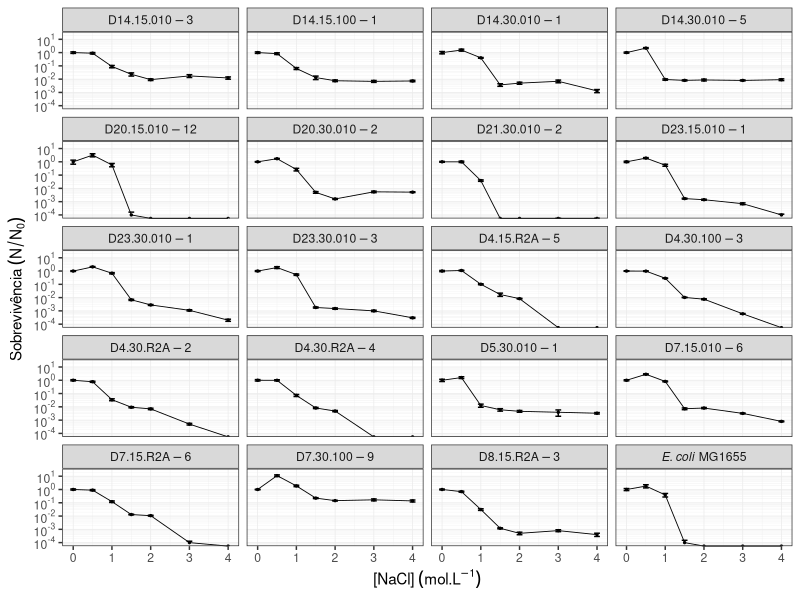
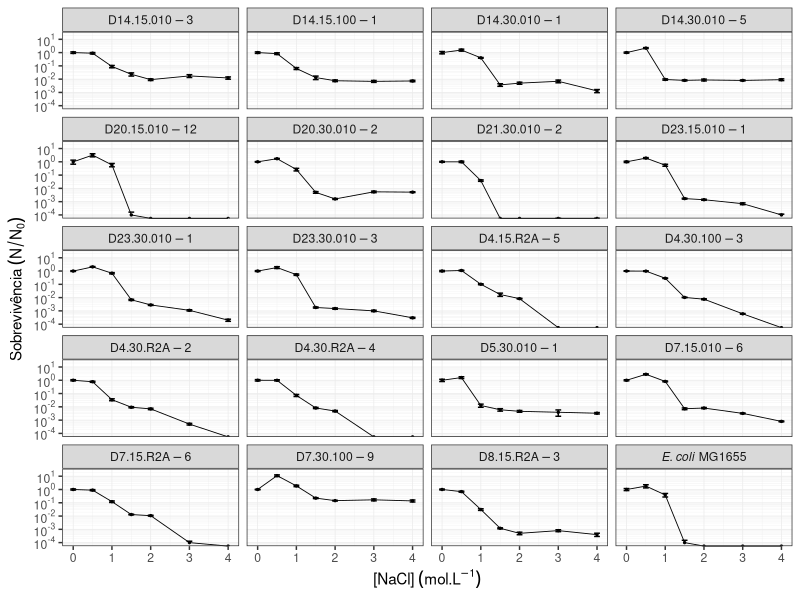

These figures' R source, in order:
#REGRAS DE ENTRADA:
#*************ORDEM DAS COLUNAS: 1. Espécie | 2. Dose | 3-5. UFC | 6. Fator de Diluição **********************************
#Decimal é dado por vírgula
#Primeira linha é cabeçalho

#********** PACOTES **********
install.packages('ggplot2')   # Pacote para gráficos
library(ggplot2)
install.packages('matrixStats')   # Pacote para média e devio padrão de matrizes, no caso das gotas
library(matrixStats)
install.packages('MASS')    # Pacote necessário para a notação certa no eixo Y do gráfico
library(MASS)
install.packages('scales')    # Pacote para transformação em log10 do eixo y do gráfico
library(scales)
install.packages('dplyr')
library(dplyr)
install.packages('ggtext')
library(ggtext)

#********** FUNÇÕES **********
# Função para média corrigida
calc_media_corrigida <- function(data, col_indices) {   # col_indices -> numero de gotas (ou seja, de colunas de ufc)
  ufc <- as.matrix(data[, col_indices]) #vou pegar só as colunas de ufc
  media_ufc <- rowMeans(ufc, na.rm = TRUE)
  media_corrigida <- media_ufc * data$diluicao * 100 #multiplico por 100 no final pq quero o resultado em ml
  return(media_corrigida)
}

# Função para calcular erro associado a média corrigida
calc_erro_medcor <- function(data, col_indices) {     # col_indices -> numero de gotas (ou seja, de colunas de ufc)
  ufc <- as.matrix(data[, col_indices])
  sd <- rowSds(ufc, na.rm = TRUE)
  n <- rowSums(!is.na(ufc))
  se <- sd / sqrt(n)
  erro <- (data$diluicao)*se*100      # Multiplico por 100 no final pq quero o resultado em ml
  return(erro)
}

log10_minor_break = function (...){
  function(x) {
    minx         = floor(min(log10(x), na.rm=T))-1;
    maxx         = ceiling(max(log10(x), na.rm=T))+1;
    n_major      = maxx-minx+1;
    major_breaks = seq(minx, maxx, by=1)
    minor_breaks =
      rep(log10(seq(1, 9, by=1)), times = n_major)+
      rep(major_breaks, each = 9)
    return(10^(minor_breaks))
  }
}


#********** LEITURA **********
# Lê tabela em tsv, ou seja, separado por tab, vírgula como decimal, primeira linha é cabeçalho, preenche espáços vazios com NA
nacltab <- read.table("NaCltab.tsv", sep="\t", dec=",", quote="", header=TRUE, fill=TRUE)

#********** PROCESSAMENTO **********
col_indices <- c(3, 4, 5)   # Define quais são as colunas da tabela que tem valores de UFC
mc <- calc_media_corrigida(nacltab, col_indices)
erro_mc <- calc_erro_medcor(nacltab, col_indices)

tab_media <- cbind.data.frame(nacltab, mc, erro_mc)
tab0 <- filter(tab_media, Conc==0)

media0 <- rep(tab0$mc, each=7)
erro0 <- rep(tab0$erro_mc, each=7)
sob <- mc/media0
erro_sob <- sqrt((sob^2) * (((erro_mc / mc)^2) + ((erro0 / media0)^2)))
tab_total <- cbind.data.frame(tab_media, sob, erro_sob)

rep1 <- filter(tab_total, Replicata=='1')
rep2 <- filter(tab_total, Replicata=='2')
rep3 <- filter(tab_total, Replicata=='3')

media_rep <- rowMeans(cbind(rep1$sob, rep2$sob, rep3$sob), na.rm = TRUE)
media_rep <- trunc(media_rep*10^4)/10^4
erro_rep <- sqrt(rowSums(cbind((1/3*rep1$erro_sob)^2, (1/3*rep2$erro_sob)^2, (1/3*rep3$erro_sob)^2), na.rm = TRUE))

tabgraf <- cbind.data.frame(rep1$Isolado, rep1$Conc, media_rep, erro_rep)
colnames(tabgraf) <- c('isolado', 'conc', 'sob', 'erro')
tabgraf$isolado <- factor(tabgraf$isolado, labels=c("D14.15.010-3", "D14.15.100-1", "D14.30.010-1", "D14.30.010-5", "D20.15.010-12", "D20.30.010-2", "D21.30.010-2", "D23.15.010-1", "D23.30.010-1", "D23.30.010-3", "D4.15.R2A-5", "D4.30.100-3", "D4.30.R2A-2", "D4.30.R2A-4", "D5.30.010-1", "D7.15.010-6", "D7.15.R2A-6", "D7.30.100-9", "D8.15.R2A-3", "italic('E. coli')*textstyle(' MG1655')"))
tabgraf$isolado <- factor(tabgraf$isolado)
#********** GRÁFICOS **********
graf_sob<- ggplot(tabgraf, aes(x=conc, y=sob)) +
    geom_point(size=.5)+   # Coloca as bolinhas
    geom_line(linewidth=.3)+   # Coloca as linhas
    geom_errorbar(aes(ymin=sob-erro, ymax=sob+erro), width=0.15, linewidth=.5)+    # Coloca as barras de erro
    facet_wrap(~isolado, ncol=4, labeller=label_parsed)+    # Deixa facetado por espécie
    theme_bw()+   # Muda a aparência para o tema certo
    xlab(bquote("[NaCl]"~(mol.L^-1)))+    # Coloca o nome do eixo x
    ylab(bquote("Sobrevivência"~(N/N[0])))+    # Coloca o nome do eixo y
    theme(
      panel.grid.major = element_line(size=.25),   # Define largura da linha maior do grid interno no gráfico
      panel.grid.minor = element_line(size=.1),   # Define largura da linha menor do grid interno do gráfico
      legend.position='none')+    # Retira a legenda
    scale_y_log10(limits = c(1e-4,20),   # Transforma o eixo y em log10 com limiter de 1 a 10^-5
                  labels = trans_format("log10", math_format(10^.x)),
                   breaks = trans_breaks("log10", function(x) 10^x, n=5),
                   minor_breaks=log10_minor_break())
graf_sob

ggsave('escolhidos_NaCl.png', graf_sob, device='png', unit='cm', width = 18, height = 26, dpi=300)   # Salva gráfico que acabamos de criar como um arquivo
